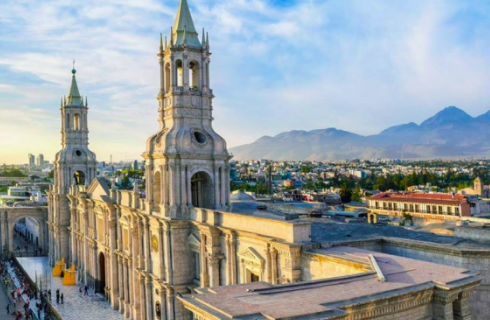
#> input picture img/img3.png, 490 x 320 px
$ python 7_4.py
#> lines starting #> are read from the running program, lines starting #| are printed output that depends on the picture
import cv2 as cv
import numpy as np
import matplotlib.pyplot as plts

img1 = cv.imread('img/img3.png')
#> img1 is the input picture: shape (320, 490, 3); mean B, G, R 158.2, 158.1, 151.7
img2 = cv.imread('img/img9.png')
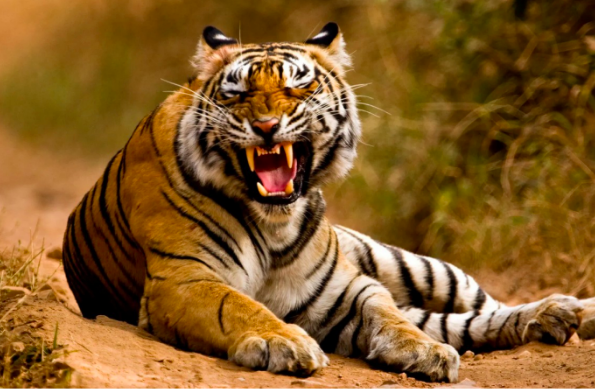
#> input picture img/img9.png, 595 x 389 px
#> img2 is the input picture: shape (389, 595, 3); mean B, G, R 38.9, 92, 132.9

output = np.zeros((len(img1),len(img1[0]),3),np.uint8)
#> output: shape (320, 490, 3); every value is 0
heigth = img1.shape[0]
#> heigth = 320
width = img1.shape[1]
#> width = 490

if img1.shape[0]>img2.shape[0]:
    heigth = img2.shape[0]

if img1.shape[1]>img2.shape[1]:
    width = img2.shape[1]

x=0.25
for i in range(heigth):
    for j in range(width):
        for k in range(3):
            output[i][j][k] = x*img1[i][j][k] +(1-x)*img2[i][j][k]
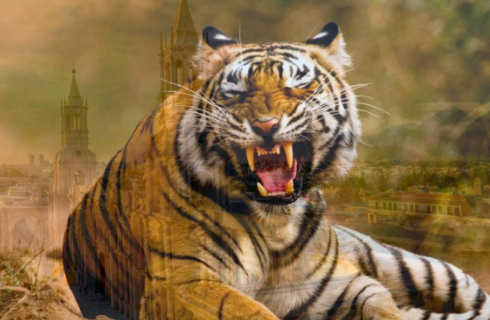
#> output: shape (320, 490, 3); mean B, G, R 68, 108.1, 135.9

cv.imshow ( 'Ejercicio 4' , output)

if cv.waitKey(0) & 0xff == 27:
#> (key Esc is pressed here)
    cv.destroyAllWindows()
